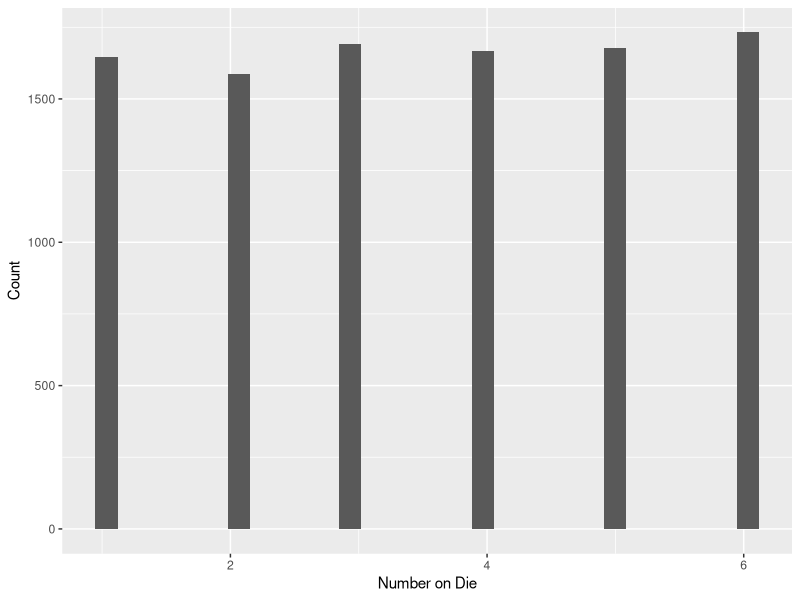
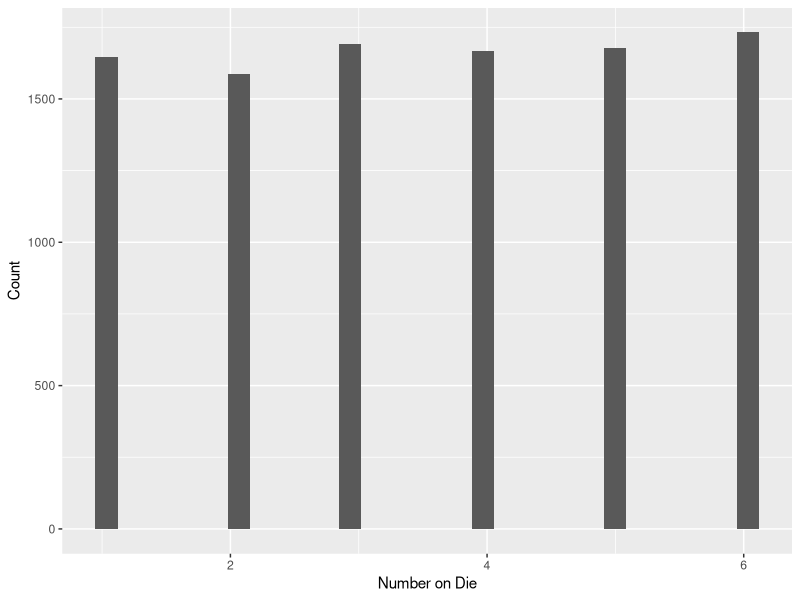

Reproduce these figures in R, in order. (Note: this script raises an error after producing the figures.)
## This script is supposed to follow along with a tutorial on Markov chains and serves the purpose of 
# documenting my progress.

library(ggplot2)

# EX: Sample from an unbiased six-sided die
s <- sample(c(1, 2, 3, 4, 5, 6), 10000, replace = TRUE)
df_s <- as.data.frame(s)
s_int <- sample.int(6, 10000, replace = TRUE)
df_s_int <- as.data.frame(s_int)

p1 <- ggplot(df_s, aes(x=s), binwidth=0.5, bins=6) + geom_histogram() + labs(x="Number on Die", y = "Count")
p2 <- ggplot(df_s, aes(x=s), binwidth=0.5, bins=6) + geom_histogram() + labs(x="Number on Die", y = "Count")
grid.arrange(p1, p2, nrow=1)

# In a Markov process, the probability of going from one state to the other only depends on 
# the current and not past states. If a Markov process operates on a finite set of states, it
# is called a Markov chain. Properties of a Markov process: a space of possible states in the 
# process; a transition matrix describing the probabilities for each transition that is itself 
# characterised by a start and an end; a current state probability distribution describing the 
# probability of occupying a certain state.

# EX: Weather simulation

transitionMatrix = matrix(c(0.7, 0.1, 0.2, 0.6, 0.2, 0.2, 0.3, 0.4, 0.3), nrow=3, ncol=3, byrow=TRUE) 

state = 1 # initial state - it is [1] sunny or [2] cloudy or [3] rainy
weather_sequence = rep(0, 30) # vector to store simulated values
for ( day in 1:30 ) { # simulate for 30 days
  pr = transitionMatrix[state, ] # select the row of transition probabilities
  state = sample(c(1, 2, 3), size=1, prob=pr) # sample [1] or [2] based on the probs pr 
  weather_sequence[day] = state # store the sampled state
} 
print(weather_sequence)

# EX: Monopoly

num_players <- 4

num_games <- 1000 # number of games to play
num_turns <- rep(1:num_players, 1000)

current_board_position <- integer(num_players) # 4 zeros
go_to_jail_position <- 30 # the go to jail space
jail_position <- 10 # jail space
properties_that_can_be_bought <- data.frame(pos=c(1, 3, 5, 6, 8, 9, 11, 12, 13, 14, 15, 16, 18, 19, 21, 23, 24, 25, 26, 27, 28, 29, 31, 32, 34, 35, 37, 39), value=c(60, 60, 200, 100, 100, 120, 140, 150, 140, 160, 200, 180, 180, 200, 220, 220, 240, 200, 260, 260, 150, 280, 300, 300, 320, 200, 350, 400), cost=c(60, 60, 200, 100, 100, 120, 140, 150, 140, 160, 200, 180, 180, 200, 220, 220, 240, 200, 260, 260, 150, 280, 300, 300, 320, 200, 350, 400))

time_to_buy_all_properties <- rep(0, num_games) # vector to store number of turns to buy all properties
account <- rep(1500, 4)

# simulate multiple games 
for ( game in 1:num_games ) {
  
  # move.size <- rep(0, num_turns)
  positions_visited <- rep(0, length(num_turns)) # 4000 zeros
  positions_purchased <- rep(0, 40) # repeat zero 40 times
  properties_bought <- rep(0, length(num_turns)) # 4000 zeros
  
  # use a for loop to simulate a number of turns
  for ( turn in 1:length(num_turns) ) {
    
    # determine whose turn it is
    whose_turn <- num_turns[turn]
    
    # roll two dice
    die.values <- sample(c(1:6), 2, replace=TRUE)
    
    # move player position
    
    # number of positions to move
    plus.move <- sum(die.values)
    
    # compute new board position
    new_board_position <- current_board_position[whose_turn] + plus.move
    
    cat(plus.move, "number on dies\n")
    
    # if Go is passed, increase account by 200
    if ((current_board_position[whose_turn] %% 40 >= 28) && (new_board_position %% 40 <= 11)) {
      cat(current_board_position[whose_turn], " current position\n")
      cat(new_board_position %% 40, " position obtained\n")
      account[whose_turn] <- account[whose_turn] + 200
    }
    
    # if land on GO TO JAIL square, then go backwards to the JAIL square
    if ( new_board_position == go_to_jail_position ) {
      new_board_position = jail_position
    }    
    
    # update board position (this corrects for the fact the board is circular)
    current_board_position[whose_turn] = ( new_board_position %% 40 ) 
    
    # if we can on a square that can be purchased and which has not been purchased (note R uses 1-indexing for arrays)
    if ( positions_purchased[current_board_position[whose_turn]+1] == 0 ) {
      if ( current_board_position[whose_turn] %in% properties_that_can_be_bought$pos ) {
        prop_index <- which(properties_that_can_be_bought$pos %in% current_board_position[whose_turn])
        cat("Balance before: ", account[whose_turn], "\n")
        if(account[whose_turn] >= properties_that_can_be_bought$value[prop_index]) { # buy if we have enough money
          account[whose_turn] <- account[whose_turn] - properties_that_can_be_bought$value[prop_index]
          positions_purchased[current_board_position[whose_turn]+1] <- whose_turn
        } 
        cat("Balance after: ", account[whose_turn], "\n")
        cat("Property value: ", properties_that_can_be_bought$value[prop_index], "\n")
      }
    }        
    
    # store position visited
    positions_visited[turn] <- current_board_position[whose_turn]
    
    # store number of properties bought
    properties_bought[turn] <- sum(positions_purchased != 0)
    
    # check if all properties are gone
    if ( properties_bought[turn] == length(properties_that_can_be_bought$pos) ) {
      time_to_buy_all_properties[game] = turn
      break
    }
    
    
  }
  
}

hist(time_to_buy_all_properties, breaks=20) 